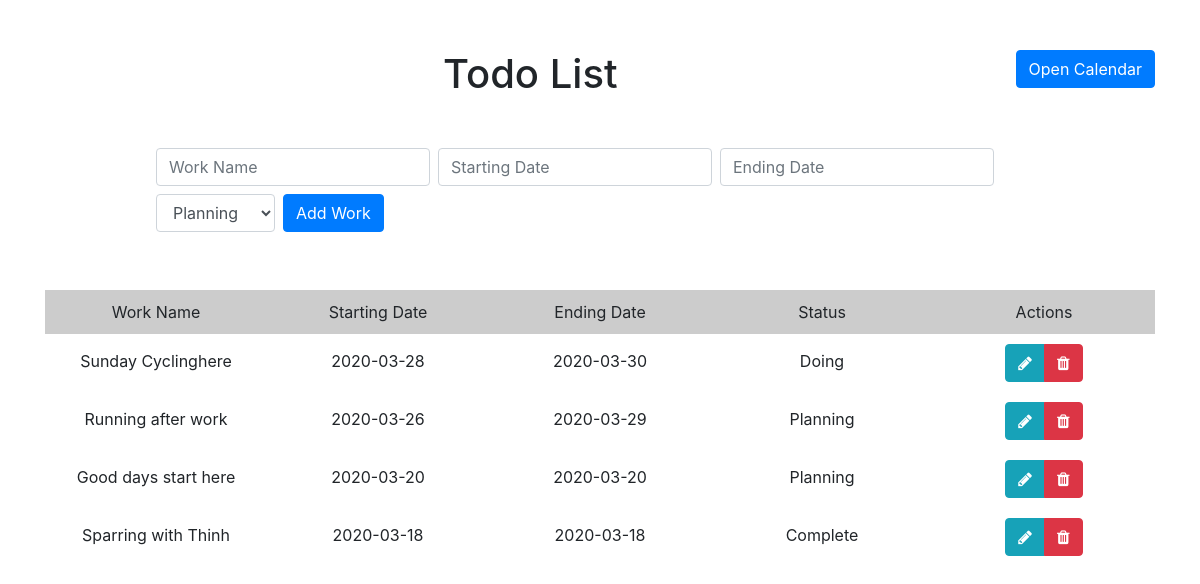
The page / on the database its author committed.
### tables this page shows
CREATE TABLE IF NOT EXISTS `works` (
  `id` int(11) NOT NULL AUTO_INCREMENT,
  `name` varchar(100) NOT NULL,
  `starting_date` date NOT NULL,
  `ending_date` date NOT NULL,
  `status` enum('Planning','Doing','Complete') NOT NULL DEFAULT 'Planning',
  `last_updated` datetime NOT NULL DEFAULT CURRENT_TIMESTAMP ON UPDATE CURRENT_TIMESTAMP,
  PRIMARY KEY (`id`)
);

### index.php (called while the page is built, shortened)
<?php
include_once("app/controllers/WorksController.php");
$workController = new WorksController();
$workController->handleRequest();

### app/models/MainModel.php (called while the page is built, shortened)
<?php
class MainModel
{
    function __construct()
    {
        $this->database = mysqli_connect('localhost', 'root', '', 'todo-list');
    }
}

### app/models/WorksModel.php (called while the page is built, shortened)
<?php
require_once "MainModel.php";
class WorksModel extends MainModel
{
    public function getAll()
    {
        $select_sql = "SELECT * FROM works";
        $query      = mysqli_query($this->database, $select_sql);
        $works      = mysqli_fetch_all($query, MYSQLI_ASSOC);
        return $works;
    }
}

### app/views/todo-list.php (the view, shortened to what this page needs)
<!doctype html>
<html lang="en">
    <head>
        <link rel="stylesheet" href="public/vendors/font-awesome/font-awesome.min.css">
        <link rel="stylesheet" href="public/vendors/bootstrap/bootstrap.min.css">
        <link rel="stylesheet" href="public/css/main.css">
    </head>
    <body>
        <div class="container">
            <h1 class="title">
                <span>Todo List</span>
                <a href="index.php?action=openCalendar" target="_blank" type="button" class="btn btn-primary pull-right btn-open-calendar">Open Calendar</a>
            </h1>
            <div class="new-work">
                <form class="form-inline new-work-form" action="index.php?action=addWork" method="post">
                    <input name="name" type="text" class="form-control mb-2 mr-sm-2" id="workNameInput" placeholder="Work Name" required>
                    <input name="startingDate" type="text" class="form-control mb-2 mr-sm-2" id="startingDateInput" placeholder="Starting Date" required>
                    <input name="endingDate" type="text" class="form-control mb-2 mr-sm-2" id="endingDateInput" placeholder="Ending Date" required>
                    <select name="status" class="form-control mb-2 mr-sm-2">
                        <option value="Planning">Planning</option>
                    </select>
                    <button type="submit" name="addNewWork" value="add-new-work" class="btn btn-primary mb-2">Add Work</button>
                </form>
            </div>
            <?php if ($works) { ?>
                <div class="works">
                    <div class="works-table">
                        <div class="table-header">
                            <div class="table-head">
                                Work Name
                            </div>
                            <div class="table-head">
                                Starting Date
                            </div>
                            <div class="table-head">
                                Ending Date
                            </div>
                            <div class="table-head">
                                Status
                            </div>
                            <div class="table-head">
                                Actions
                            </div>
                        </div>
                        <div class="table-body">
                            <?php foreach ($works as $work) { ?>
                                <form class="table-row" action="index.php?action=updateWork" method="post">
                                    <div class="table-cell">
                                        <div class="cell-value"><?php echo $work['name']; ?></div>
                                    </div>
                                    <div class="table-cell">
                                        <div class="cell-value"><?php echo $work['starting_date']; ?></div>
                                    </div>
                                    <div class="table-cell">
                                        <div class="cell-value"><?php echo $work['ending_date']; ?></div>
                                    </div>
                                    <div class="table-cell">
                                        <div class="cell-value"><?php echo $work['status']; ?></div>
                                    </div>
                                    <div class="table-cell">
                                        <div class="btn-group actions cell-edit-delete" role="group" aria-label="actions">
                                            <button title="edit" type="button" class="btn btn-info btn-work-edit">
                                                <i class="fa fa-pencil" aria-hidden="true"></i>
                                            </button>
                                            <button data-href="index.php?action=deleteWork&id=<?php echo $work['id']; ?>" title="delete" type="button" class="btn btn-danger btn-work-delete">
                                                <i class="fa fa-trash" aria-hidden="true"></i>
                                            </button>
                                        </div>
                                    </div>
                                </form>
                            <?php } ?>
                        </div>
                    </div>
            </div>
            <?php } ?>
        </div>
    </body>
</html>

### app/controllers/WorksController.php (shortened to what this page needs)
<?php
require_once("app/models/WorksModel.php");
class WorksController extends MainController
{
    private $worksModel;
    public function __construct()
    {
        $this->worksModel = new WorksModel();
    }
    public function handleRequest()
    {
        $action = !empty($_REQUEST['action']) ? $_REQUEST['action'] : "index";
        switch ($action) {
            default:
                $this->index();
                break;
        }
    }
    public function index()
    {
        $works  = $this->worksModel->getAll();
        include 'app/views/todo-list.php';
    }
}

### public/css/main.css (style rules this page uses)
.title { margin: 50px auto; text-align: center; }
.btn-open-calendar { margin-bottom: 10px; }
.new-work { margin: 50px 0; }
.new-work-form { margin: 0 auto 30px; width: 80%; }
.works { margin-bottom: 50px; }
.works-table { display: table; width: 100%; text-align: center; }
.table-row { display: table-row; }
.table-header { display: table-header-group; background-color: #ccc; }
.table-body { display: table-row-group; }
.table-head, .table-cell { display: table-cell; width: calc(100%/6); padding: 10px; }
.cell-value { display: block; }
.cell-edit-delete { display: -ms-inline-flexbox; display: inline-flex; }

### rows shown on the page
works: name "Sunday Cyclinghere", starting_date "2020-03-28", ending_date "2020-03-30", status "Doing"
works: name "Running after work", starting_date "2020-03-26", ending_date "2020-03-29", status "Planning"
works: name "Good days start here", starting_date "2020-03-20", ending_date "2020-03-20", status "Planning"
works: name "Sparring with Thinh", starting_date "2020-03-18", ending_date "2020-03-18", status "Complete"
